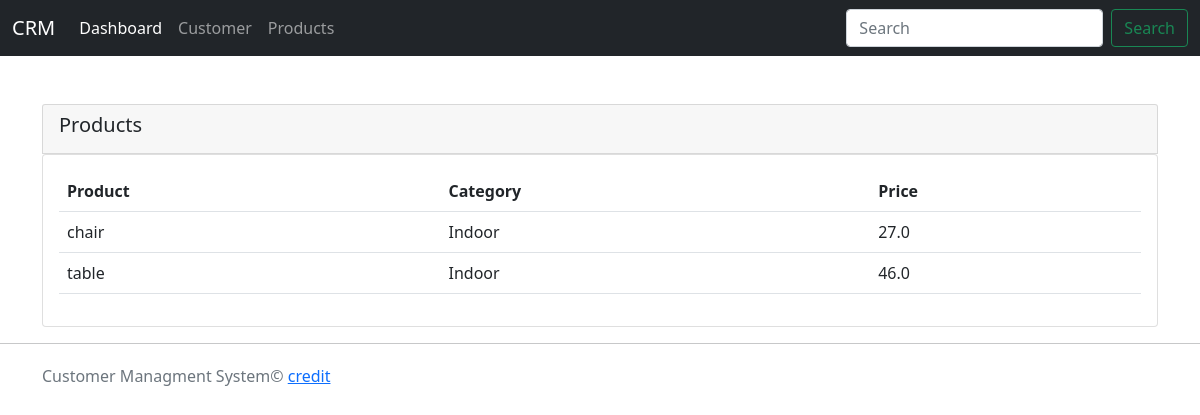
Screenshot of /products/ with the database file from the repository.
### accounts/models.py (models this page shows, shortened)
class Product(models.Model):
    CATEGORY = (
        ('Indoor', 'Indoor'),
        ('Out door', 'Out door'),
    )
    name = models.CharField(max_length=200, null=True)
    price = models.FloatField(null=True)
    category = models.CharField(max_length=200, null=True, choices=CATEGORY)
    description = models.CharField(max_length=200, null=True, blank=True)
    tags = models.ManyToManyField(Tag)
    date_created = models.DateTimeField(auto_now_add=True, null=True)

### accounts/views.py (the view)
# urls.py: path('products/', products, name='products'),
def products(request):
    products = Product.objects.all()
    return render(request, 'accounts/products.html', {'products': products})

### accounts/templates/accounts/products.html
{%extends 'accounts/main.html'%}
{%block content%}
<div class="container mt-5">
    <div class="row">
        <div class="col-md">
            <div class="card card-header">
                <h5>Products</h5>
            </div>
            <div class="card card-body">
                <table class="table">
                    <tr>
                        <th>Product</th>
                        <th>Category</th>
                        <th>Price</th>
                    </tr>
                    {% for product in products%}
                    <tr>
                        <td>{{product.name}}</td>
                        <td>{{product.category}}</td>
                        <td>{{product.price }}</td>
                    </tr>
                    {%endfor%}
                </table>
            </div>
        </div>
    </div>
</div>
{%endblock%}

### rows the page displays
Product: name "chair", category "Indoor", price "27.0"
Product: name "table", category "Indoor", price "46.0"
